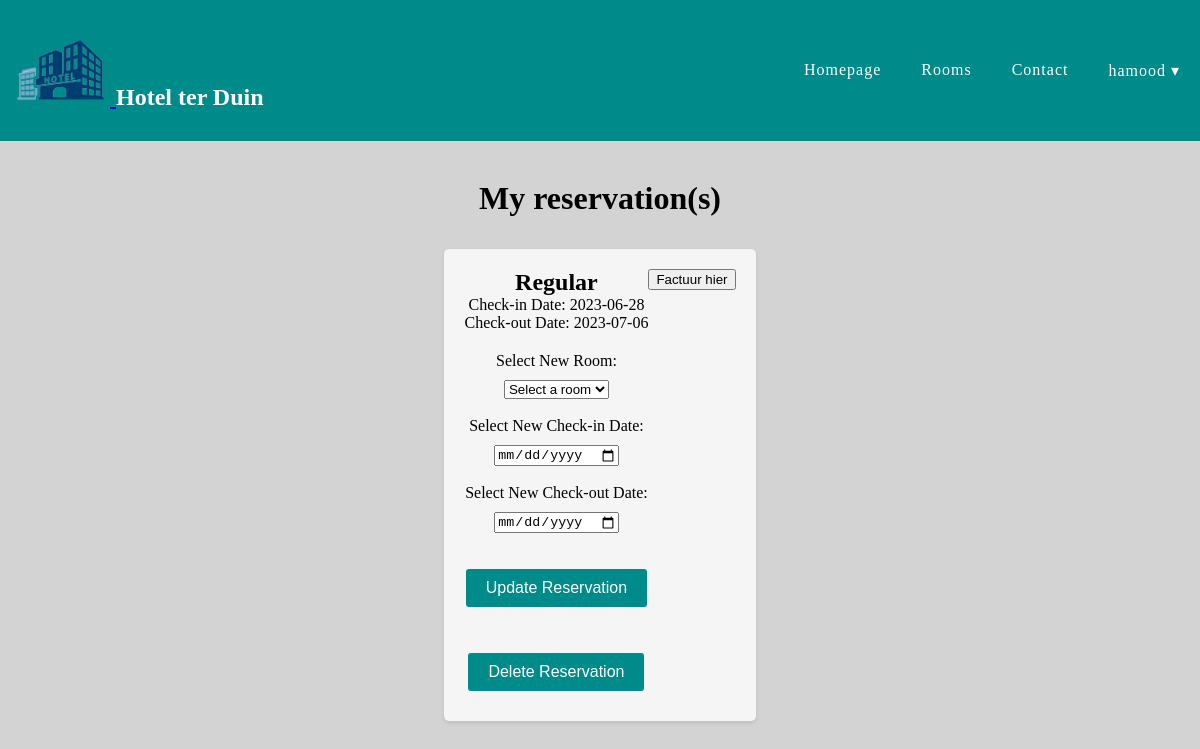
/hotelterduin/php/clientside/reservatie.php (signed in), run on an earlier commit of the app's database.
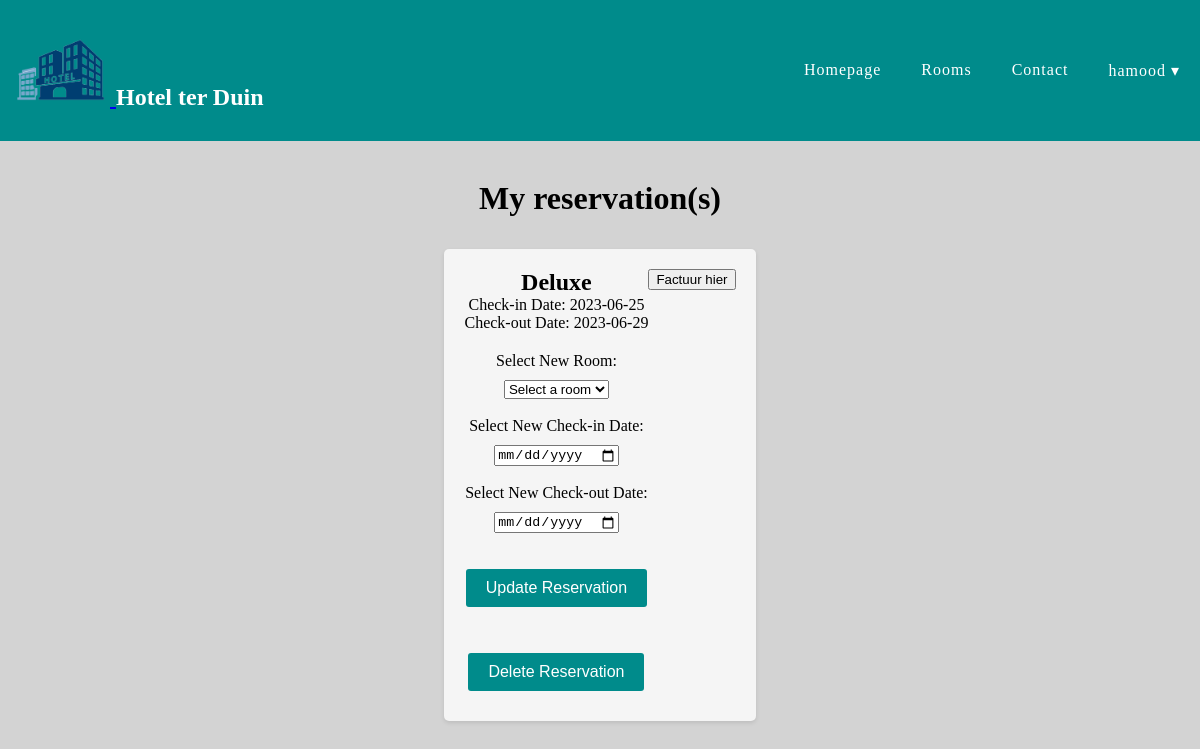
And on a later commit of the database.
### tables this page shows
CREATE TABLE `reservations` (
  `reservation_id` int(11) NOT NULL,
  `user_id` int(11) DEFAULT NULL,
  `room_id` int(11) DEFAULT NULL,
  `check_in_date` date NOT NULL,
  `check_out_date` date NOT NULL
);

CREATE TABLE `rooms` (
  `room_id` int(11) NOT NULL,
  `room_type` varchar(50) NOT NULL,
  `description` varchar(100) DEFAULT NULL,
  `available` int(11) NOT NULL
);

### hotelterduin/php/clientside/reservatie.php (the view, shortened to what this page needs)
<?php
$db = new Db();
$PDO = $db->getPDO();
?>
<!DOCTYPE html>
<html>
<head>
    <link rel="stylesheet" href="../../css/style.css">
    <link rel="stylesheet" href="../../css/navbar.css">
    <link rel="stylesheet" href="../../css/reservatie.css">
</head>
<body>
    <header>
        <?php include '../../templates/navbar.php'; ?>
    </header>
    <br>
    <main>
        <h1>My reservation(s)</h1>
        <div class="reservations">
            <?php
            try {
                if (isset($_SESSION['user_id'])) {
                    $user_id = $_SESSION['user_id'];
                    $sql = "SELECT r.*, rt.room_type FROM reservations AS r INNER JOIN rooms AS rt ON r.room_id = rt.room_id WHERE r.user_id = :user_id";
                    $stmt = $PDO->prepare($sql);
                    $stmt->bindParam(':user_id', $user_id);
                    $stmt->execute();
                    $reservations = $stmt->fetchAll(PDO::FETCH_ASSOC);
                    foreach ($reservations as $reservation) { ?>
                        <div class="formulier">
                            <form action="" method="post">
                                <div class="formulier-text">
                                    <h2><?php echo $reservation['room_type']; ?></h2>
                                    <p>Check-in Date: <?php echo $reservation['check_in_date']; ?></p>
                                    <p>Check-out Date: <?php echo $reservation['check_out_date']; ?></p>
                                    <div class="reservation-actions">
                                        <label for="room_id">Select New Room:</label>
                                        <select name="room_id">
                                            <option value="" disabled selected>Select a room</option>
                                        </select>
                                        <br>
                                        <label for="check_in_date">Select New Check-in Date:</label >
                                        <input type="date" name="check_in_date">
                                        <br>
                                        <label for="check_out_date">Select New Check-out Date:</label>
                                        <input type="date" name="check_out_date">
                                        <br><br>
                                        <input type="submit" name="submit" value="Update Reservation">
                                        <br><br>
                                        <input type="submit" name="submit" value="Delete Reservation">
                                    </div>
                                </div>
                            </form>
                            <a href="thankyou.php"><button>Factuur hier</button> </a>
                        </div>
                    <?php }
                } else {
                    echo "<p>No reservations found.</p>";
                }
            } catch (PDOException $e) {
                echo "Error: " . $e->getMessage();
            }
            ?>
        </div>
        <br>
    </main>
</body>
</html>

What changed in the data, as far as the page shows it:
removed reservations: room.room_type "Regular", check_in_date "2023-06-28", check_out_date "2023-07-06"
added reservations: room.room_type "Deluxe", check_in_date "2023-06-25", check_out_date "2023-06-29"
